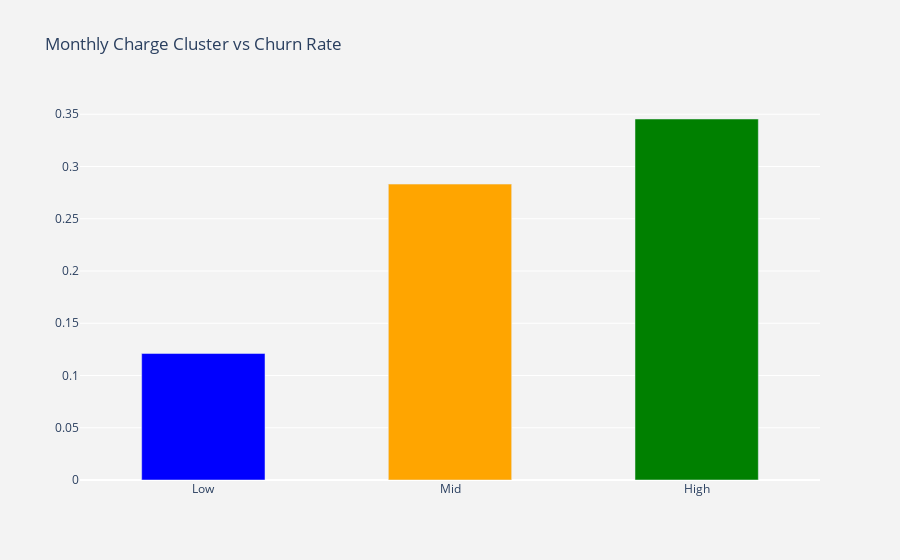

Source (notebook cell):
### Code cell
iplot(fig)

### Figure 1 — Plotly figure (JSON) as saved in the notebook; plotly's stock layout.template omitted (floating-point values rounded to 4 significant figures)
{"data": [{"marker": {"color": ["green", "blue", "orange"]}, "type": "bar", "width": [0.5, 0.5, 0.5], "x": ["High", "Low", "Mid"], "y": [0.3455, 0.121, 0.2832]}], "layout": {"paper_bgcolor": "rgb(243,243,243)", "plot_bgcolor": "rgb(243,243,243)", "title": {"text": "Monthly Charge Cluster vs Churn Rate"}, "xaxis": {"categoryarray": ["Low", "Mid", "High"], "type": "category"}}}
